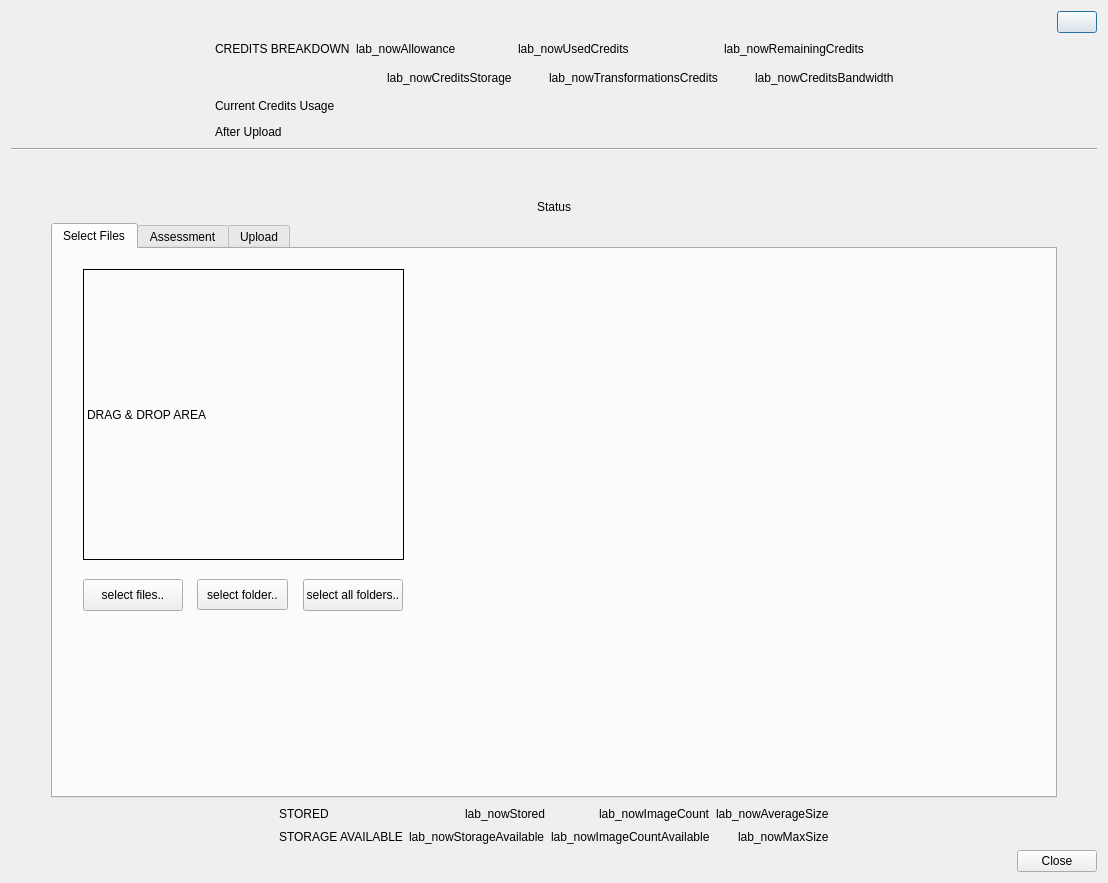
<?xml version="1.0" encoding="UTF-8"?>
<ui version="4.0">
 <class>CloudinaryMainDialog</class>
 <widget class="QDialog" name="CloudinaryMainDialog">
  <property name="geometry">
   <rect>
    <x>0</x>
    <y>0</y>
    <width>1108</width>
    <height>883</height>
   </rect>
  </property>
  <property name="focusPolicy">
   <enum>Qt::TabFocus</enum>
  </property>
  <property name="windowTitle">
   <string>Cloudinary Upload</string>
  </property>
  <layout class="QVBoxLayout" name="verticalLayout" stretch="0,0,0,0,0,1,0,0">
   <item>
    <layout class="QHBoxLayout" name="horizontalLayout">
     <item>
      <spacer name="horizontalSpacer_3">
       <property name="orientation">
        <enum>Qt::Horizontal</enum>
       </property>
       <property name="sizeHint" stdset="0">
        <size>
         <width>40</width>
         <height>20</height>
        </size>
       </property>
      </spacer>
     </item>
     <item>
      <widget class="QPushButton" name="settingsButton">
       <property name="text">
        <string/>
       </property>
       <property name="icon">
        <iconset>
         <normaloff>settings_icon.png</normaloff>
         <normalon>settings_icon.png</normalon>
         <disabledoff>settings_icon.png</disabledoff>
         <disabledon>settings_icon.png</disabledon>
         <activeoff>settings_icon.png</activeoff>
         <activeon>settings_icon.png</activeon>
         <selectedoff>settings_icon.png</selectedoff>
         <selectedon>settings_icon.png</selectedon>settings_icon.png</iconset>
       </property>
      </widget>
     </item>
    </layout>
   </item>
   <item>
    <layout class="QGridLayout" name="gridLayout" columnstretch="0,0,0,0,0,0,0,0,0,0">
     <item row="2" column="0">
      <spacer name="horizontalSpacer_11">
       <property name="orientation">
        <enum>Qt::Horizontal</enum>
       </property>
       <property name="sizeHint" stdset="0">
        <size>
         <width>40</width>
         <height>20</height>
        </size>
       </property>
      </spacer>
     </item>
     <item row="0" column="9">
      <spacer name="horizontalSpacer_15">
       <property name="orientation">
        <enum>Qt::Horizontal</enum>
       </property>
       <property name="sizeHint" stdset="0">
        <size>
         <width>40</width>
         <height>20</height>
        </size>
       </property>
      </spacer>
     </item>
     <item row="0" column="0">
      <spacer name="horizontalSpacer">
       <property name="orientation">
        <enum>Qt::Horizontal</enum>
       </property>
       <property name="sizeHint" stdset="0">
        <size>
         <width>40</width>
         <height>20</height>
        </size>
       </property>
      </spacer>
     </item>
     <item row="2" column="9">
      <spacer name="horizontalSpacer_13">
       <property name="orientation">
        <enum>Qt::Horizontal</enum>
       </property>
       <property name="sizeHint" stdset="0">
        <size>
         <width>40</width>
         <height>20</height>
        </size>
       </property>
      </spacer>
     </item>
     <item row="1" column="0">
      <spacer name="horizontalSpacer_14">
       <property name="orientation">
        <enum>Qt::Horizontal</enum>
       </property>
       <property name="sizeHint" stdset="0">
        <size>
         <width>40</width>
         <height>20</height>
        </size>
       </property>
      </spacer>
     </item>
     <item row="3" column="1">
      <widget class="QLabel" name="label_5">
       <property name="text">
        <string>After Upload</string>
       </property>
      </widget>
     </item>
     <item row="3" column="9">
      <spacer name="horizontalSpacer_12">
       <property name="orientation">
        <enum>Qt::Horizontal</enum>
       </property>
       <property name="sizeHint" stdset="0">
        <size>
         <width>40</width>
         <height>20</height>
        </size>
       </property>
      </spacer>
     </item>
     <item row="0" column="1">
      <widget class="QLabel" name="label_2">
       <property name="text">
        <string>CREDITS BREAKDOWN</string>
       </property>
      </widget>
     </item>
     <item row="3" column="0">
      <spacer name="horizontalSpacer_10">
       <property name="orientation">
        <enum>Qt::Horizontal</enum>
       </property>
       <property name="sizeHint" stdset="0">
        <size>
         <width>40</width>
         <height>20</height>
        </size>
       </property>
      </spacer>
     </item>
     <item row="2" column="1">
      <widget class="QLabel" name="label">
       <property name="text">
        <string>Current Credits Usage</string>
       </property>
      </widget>
     </item>
     <item row="1" column="9">
      <spacer name="horizontalSpacer_2">
       <property name="orientation">
        <enum>Qt::Horizontal</enum>
       </property>
       <property name="sizeHint" stdset="0">
        <size>
         <width>40</width>
         <height>20</height>
        </size>
       </property>
      </spacer>
     </item>
     <item row="1" column="8">
      <widget class="QLabel" name="lab_nowCreditsBandwidth">
       <property name="text">
        <string>lab_nowCreditsBandwidth</string>
       </property>
      </widget>
     </item>
     <item row="1" column="7">
      <widget class="QLabel" name="lab_colour_Bandwidth">
       <property name="sizePolicy">
        <sizepolicy hsizetype="Fixed" vsizetype="Fixed">
         <horstretch>0</horstretch>
         <verstretch>0</verstretch>
        </sizepolicy>
       </property>
       <property name="minimumSize">
        <size>
         <width>25</width>
         <height>25</height>
        </size>
       </property>
       <property name="text">
        <string/>
       </property>
      </widget>
     </item>
     <item row="1" column="6">
      <widget class="QLabel" name="lab_nowTransformationsCredits">
       <property name="text">
        <string>lab_nowTransformationsCredits</string>
       </property>
      </widget>
     </item>
     <item row="1" column="5">
      <widget class="QLabel" name="lab_colour_Transformations">
       <property name="sizePolicy">
        <sizepolicy hsizetype="Fixed" vsizetype="Fixed">
         <horstretch>0</horstretch>
         <verstretch>0</verstretch>
        </sizepolicy>
       </property>
       <property name="minimumSize">
        <size>
         <width>25</width>
         <height>25</height>
        </size>
       </property>
       <property name="text">
        <string/>
       </property>
      </widget>
     </item>
     <item row="1" column="4">
      <widget class="QLabel" name="lab_nowCreditsStorage">
       <property name="text">
        <string>lab_nowCreditsStorage</string>
       </property>
      </widget>
     </item>
     <item row="1" column="3">
      <widget class="QLabel" name="lab_colour_credit">
       <property name="sizePolicy">
        <sizepolicy hsizetype="Fixed" vsizetype="Fixed">
         <horstretch>0</horstretch>
         <verstretch>0</verstretch>
        </sizepolicy>
       </property>
       <property name="minimumSize">
        <size>
         <width>25</width>
         <height>25</height>
        </size>
       </property>
       <property name="autoFillBackground">
        <bool>false</bool>
       </property>
       <property name="frameShape">
        <enum>QFrame::NoFrame</enum>
       </property>
       <property name="text">
        <string/>
       </property>
      </widget>
     </item>
     <item row="0" column="3" colspan="2">
      <widget class="QLabel" name="lab_nowAllowance">
       <property name="text">
        <string>lab_nowAllowance</string>
       </property>
      </widget>
     </item>
     <item row="0" column="5" colspan="2">
      <widget class="QLabel" name="lab_nowUsedCredits">
       <property name="text">
        <string>lab_nowUsedCredits</string>
       </property>
      </widget>
     </item>
     <item row="0" column="7" colspan="2">
      <widget class="QLabel" name="lab_nowRemainingCredits">
       <property name="text">
        <string>lab_nowRemainingCredits</string>
       </property>
      </widget>
     </item>
     <item row="2" column="3" colspan="6">
      <widget class="CloudinaryCreditsBar" name="creditsBar" native="true">
       <property name="sizePolicy">
        <sizepolicy hsizetype="Expanding" vsizetype="Preferred">
         <horstretch>0</horstretch>
         <verstretch>0</verstretch>
        </sizepolicy>
       </property>
      </widget>
     </item>
     <item row="3" column="3" colspan="6">
      <widget class="CloudinaryCreditsBar" name="creditsBar_assessment" native="true">
       <property name="sizePolicy">
        <sizepolicy hsizetype="Expanding" vsizetype="Preferred">
         <horstretch>0</horstretch>
         <verstretch>0</verstretch>
        </sizepolicy>
       </property>
      </widget>
     </item>
    </layout>
   </item>
   <item>
    <widget class="Line" name="line">
     <property name="orientation">
      <enum>Qt::Horizontal</enum>
     </property>
    </widget>
   </item>
   <item>
    <spacer name="verticalSpacer">
     <property name="orientation">
      <enum>Qt::Vertical</enum>
     </property>
     <property name="sizeHint" stdset="0">
      <size>
       <width>20</width>
       <height>40</height>
      </size>
     </property>
    </spacer>
   </item>
   <item>
    <layout class="QHBoxLayout" name="horizontalLayout_3">
     <item>
      <spacer name="horizontalSpacer_6">
       <property name="orientation">
        <enum>Qt::Horizontal</enum>
       </property>
       <property name="sizeHint" stdset="0">
        <size>
         <width>40</width>
         <height>20</height>
        </size>
       </property>
      </spacer>
     </item>
     <item>
      <widget class="QLabel" name="status_label">
       <property name="text">
        <string>Status</string>
       </property>
      </widget>
     </item>
     <item>
      <spacer name="horizontalSpacer_7">
       <property name="orientation">
        <enum>Qt::Horizontal</enum>
       </property>
       <property name="sizeHint" stdset="0">
        <size>
         <width>40</width>
         <height>20</height>
        </size>
       </property>
      </spacer>
     </item>
    </layout>
   </item>
   <item>
    <layout class="QHBoxLayout" name="horizontalLayout_2" stretch="0,1,0">
     <item>
      <spacer name="horizontalSpacer_5">
       <property name="orientation">
        <enum>Qt::Horizontal</enum>
       </property>
       <property name="sizeHint" stdset="0">
        <size>
         <width>40</width>
         <height>20</height>
        </size>
       </property>
      </spacer>
     </item>
     <item>
      <widget class="QTabWidget" name="tabWidget">
       <property name="autoFillBackground">
        <bool>false</bool>
       </property>
       <property name="currentIndex">
        <number>0</number>
       </property>
       <widget class="QWidget" name="tab">
        <attribute name="title">
         <string>Select Files</string>
        </attribute>
        <widget class="QLabel" name="dragDropArea">
         <property name="geometry">
          <rect>
           <x>30</x>
           <y>20</y>
           <width>321</width>
           <height>291</height>
          </rect>
         </property>
         <property name="frameShape">
          <enum>QFrame::Box</enum>
         </property>
         <property name="text">
          <string>DRAG &amp; DROP AREA</string>
         </property>
        </widget>
        <widget class="QPushButton" name="select_folder_button">
         <property name="geometry">
          <rect>
           <x>250</x>
           <y>330</y>
           <width>100</width>
           <height>32</height>
          </rect>
         </property>
         <property name="text">
          <string>select all folders..</string>
         </property>
        </widget>
        <widget class="QPushButton" name="select_files_button">
         <property name="geometry">
          <rect>
           <x>30</x>
           <y>330</y>
           <width>100</width>
           <height>32</height>
          </rect>
         </property>
         <property name="text">
          <string>select files..</string>
         </property>
        </widget>
        <widget class="QPushButton" name="select_single_folder">
         <property name="geometry">
          <rect>
           <x>144</x>
           <y>330</y>
           <width>91</width>
           <height>31</height>
          </rect>
         </property>
         <property name="text">
          <string>select folder..</string>
         </property>
        </widget>
       </widget>
       <widget class="QWidget" name="tab_3">
        <attribute name="title">
         <string>Assessment</string>
        </attribute>
        <widget class="QLabel" name="labelImage1">
         <property name="geometry">
          <rect>
           <x>30</x>
           <y>40</y>
           <width>321</width>
           <height>271</height>
          </rect>
         </property>
         <property name="styleSheet">
          <string notr="true"/>
         </property>
         <property name="frameShape">
          <enum>QFrame::Box</enum>
         </property>
         <property name="text">
          <string>images preview</string>
         </property>
        </widget>
        <widget class="QProgressBar" name="AssessmentProgressBar">
         <property name="geometry">
          <rect>
           <x>30</x>
           <y>330</y>
           <width>361</width>
           <height>23</height>
          </rect>
         </property>
         <property name="value">
          <number>0</number>
         </property>
        </widget>
        <widget class="QLabel" name="lab_assessingCount">
         <property name="geometry">
          <rect>
           <x>50</x>
           <y>10</y>
           <width>211</width>
           <height>16</height>
          </rect>
         </property>
         <property name="text">
          <string>TextLabel</string>
         </property>
        </widget>
        <widget class="QPushButton" name="confirm_upload">
         <property name="geometry">
          <rect>
           <x>380</x>
           <y>120</y>
           <width>151</width>
           <height>71</height>
          </rect>
         </property>
         <property name="text">
          <string>Confirm Upload</string>
         </property>
        </widget>
        <zorder>AssessmentProgressBar</zorder>
        <zorder>lab_assessingCount</zorder>
        <zorder>labelImage1</zorder>
        <zorder>confirm_upload</zorder>
       </widget>
       <widget class="QWidget" name="tab_2">
        <property name="styleSheet">
         <string notr="true">background-color: #FFCC00;</string>
        </property>
        <attribute name="title">
         <string>Upload</string>
        </attribute>
        <widget class="QProgressBar" name="UploadResizeProgressBar">
         <property name="geometry">
          <rect>
           <x>460</x>
           <y>70</y>
           <width>381</width>
           <height>23</height>
          </rect>
         </property>
         <property name="styleSheet">
          <string notr="true">background-color: #32a4ba</string>
         </property>
         <property name="value">
          <number>0</number>
         </property>
        </widget>
        <widget class="QLabel" name="uploadResizeCountLabel">
         <property name="geometry">
          <rect>
           <x>460</x>
           <y>100</y>
           <width>211</width>
           <height>31</height>
          </rect>
         </property>
         <property name="text">
          <string>TextLabel</string>
         </property>
        </widget>
        <widget class="QProgressBar" name="UploadProgressBar">
         <property name="geometry">
          <rect>
           <x>30</x>
           <y>330</y>
           <width>361</width>
           <height>23</height>
          </rect>
         </property>
         <property name="value">
          <number>0</number>
         </property>
        </widget>
        <widget class="QLabel" name="labelImage2">
         <property name="geometry">
          <rect>
           <x>30</x>
           <y>40</y>
           <width>321</width>
           <height>271</height>
          </rect>
         </property>
         <property name="frameShape">
          <enum>QFrame::Box</enum>
         </property>
         <property name="text">
          <string>TextLabel</string>
         </property>
        </widget>
        <widget class="QLabel" name="uploadCountLabel">
         <property name="geometry">
          <rect>
           <x>400</x>
           <y>320</y>
           <width>221</width>
           <height>31</height>
          </rect>
         </property>
         <property name="text">
          <string>TextLabel</string>
         </property>
        </widget>
        <zorder>UploadResizeProgressBar</zorder>
        <zorder>uploadResizeCountLabel</zorder>
        <zorder>UploadProgressBar</zorder>
        <zorder>uploadCountLabel</zorder>
        <zorder>labelImage2</zorder>
       </widget>
      </widget>
     </item>
     <item>
      <spacer name="horizontalSpacer_4">
       <property name="orientation">
        <enum>Qt::Horizontal</enum>
       </property>
       <property name="sizeHint" stdset="0">
        <size>
         <width>40</width>
         <height>20</height>
        </size>
       </property>
      </spacer>
     </item>
    </layout>
   </item>
   <item>
    <layout class="QGridLayout" name="gridLayout_2">
     <item row="1" column="1">
      <widget class="QLabel" name="label_4">
       <property name="text">
        <string>STORAGE AVAILABLE</string>
       </property>
      </widget>
     </item>
     <item row="0" column="1">
      <widget class="QLabel" name="label_3">
       <property name="text">
        <string>STORED</string>
       </property>
      </widget>
     </item>
     <item row="1" column="2" alignment="Qt::AlignRight">
      <widget class="QLabel" name="lab_nowStorageAvailable">
       <property name="text">
        <string>lab_nowStorageAvailable</string>
       </property>
      </widget>
     </item>
     <item row="0" column="0">
      <spacer name="horizontalSpacer_8">
       <property name="orientation">
        <enum>Qt::Horizontal</enum>
       </property>
       <property name="sizeHint" stdset="0">
        <size>
         <width>40</width>
         <height>20</height>
        </size>
       </property>
      </spacer>
     </item>
     <item row="0" column="3" alignment="Qt::AlignRight">
      <widget class="QLabel" name="lab_nowImageCount">
       <property name="text">
        <string>lab_nowImageCount</string>
       </property>
      </widget>
     </item>
     <item row="0" column="2" alignment="Qt::AlignRight">
      <widget class="QLabel" name="lab_nowStored">
       <property name="text">
        <string>lab_nowStored</string>
       </property>
      </widget>
     </item>
     <item row="1" column="4" alignment="Qt::AlignRight">
      <widget class="QLabel" name="lab_nowMaxSize">
       <property name="text">
        <string>lab_nowMaxSize</string>
       </property>
      </widget>
     </item>
     <item row="0" column="4" alignment="Qt::AlignRight">
      <widget class="QLabel" name="lab_nowAverageSize">
       <property name="text">
        <string>lab_nowAverageSize</string>
       </property>
      </widget>
     </item>
     <item row="1" column="3" alignment="Qt::AlignRight">
      <widget class="QLabel" name="lab_nowImageCountAvailable">
       <property name="text">
        <string>lab_nowImageCountAvailable</string>
       </property>
      </widget>
     </item>
     <item row="0" column="5">
      <spacer name="horizontalSpacer_9">
       <property name="orientation">
        <enum>Qt::Horizontal</enum>
       </property>
       <property name="sizeHint" stdset="0">
        <size>
         <width>40</width>
         <height>20</height>
        </size>
       </property>
      </spacer>
     </item>
    </layout>
   </item>
   <item>
    <layout class="QHBoxLayout" name="horizontalLayout_4">
     <item alignment="Qt::AlignRight">
      <widget class="QDialogButtonBox" name="buttonBox">
       <property name="standardButtons">
        <set>QDialogButtonBox::Close</set>
       </property>
      </widget>
     </item>
    </layout>
   </item>
  </layout>
 </widget>
 <customwidgets>
  <customwidget>
   <class>CloudinaryCreditsBar</class>
   <extends>QWidget</extends>
   <header>ui.cloudinaryCreditsBar</header>
   <container>1</container>
  </customwidget>
 </customwidgets>
 <resources/>
 <connections/>
</ui>
